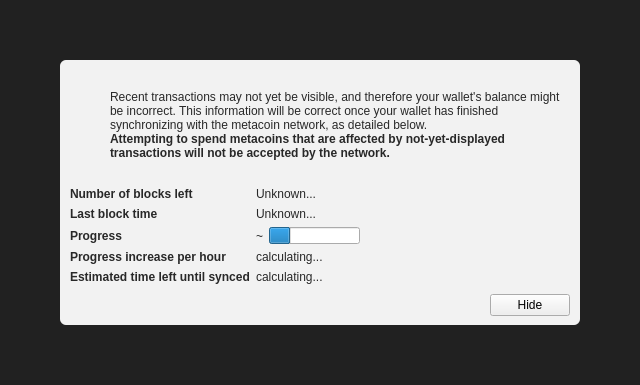
<?xml version="1.0" encoding="UTF-8"?>
<ui version="4.0">
 <class>ModalOverlay</class>
 <widget class="ModalOverlay" name="ModalOverlay">
  <property name="geometry">
   <rect>
    <x>0</x>
    <y>0</y>
    <width>640</width>
    <height>385</height>
   </rect>
  </property>
  <property name="windowTitle">
   <string>Form</string>
  </property>
  <layout class="QVBoxLayout" name="verticalLayout" stretch="0">
   <property name="sizeConstraint">
    <enum>QLayout::SetDefaultConstraint</enum>
   </property>
   <property name="leftMargin">
    <number>0</number>
   </property>
   <property name="topMargin">
    <number>0</number>
   </property>
   <property name="rightMargin">
    <number>0</number>
   </property>
   <property name="bottomMargin">
    <number>0</number>
   </property>
   <item>
    <widget class="QWidget" name="bgWidget" native="true">
     <property name="styleSheet">
      <string notr="true">#bgWidget { background: rgba(0,0,0,220); }</string>
     </property>
     <layout class="QVBoxLayout" name="verticalLayoutMain" stretch="1">
      <property name="leftMargin">
       <number>60</number>
      </property>
      <property name="topMargin">
       <number>60</number>
      </property>
      <property name="rightMargin">
       <number>60</number>
      </property>
      <property name="bottomMargin">
       <number>60</number>
      </property>
      <item>
       <widget class="QWidget" name="contentWidget" native="true">
        <property name="styleSheet">
         <string notr="true">#contentWidget { background: rgba(255,255,255,240); border-radius: 6px; }

QLabel { color: rgb(40,40,40);  }</string>
        </property>
        <layout class="QVBoxLayout" name="verticalLayoutSub" stretch="1,0,0,0">
         <property name="spacing">
          <number>0</number>
         </property>
         <property name="leftMargin">
          <number>10</number>
         </property>
         <property name="topMargin">
          <number>10</number>
         </property>
         <property name="rightMargin">
          <number>10</number>
         </property>
         <property name="bottomMargin">
          <number>10</number>
         </property>
         <item>
          <layout class="QHBoxLayout" name="horizontalLayoutIconText" stretch="0,1">
           <property name="topMargin">
            <number>20</number>
           </property>
           <item>
            <layout class="QVBoxLayout" name="verticalLayoutIcon">
             <property name="leftMargin">
              <number>0</number>
             </property>
             <item>
              <widget class="QPushButton" name="warningIcon">
               <property name="enabled">
                <bool>false</bool>
               </property>
               <property name="text">
                <string/>
               </property>
               <property name="icon">
                <iconset>
                 <normaloff>:/icons/warning</normaloff>
                 <disabledoff>:/icons/warning</disabledoff>:/icons/warning</iconset>
               </property>
               <property name="iconSize">
                <size>
                 <width>48</width>
                 <height>48</height>
                </size>
               </property>
               <property name="flat">
                <bool>true</bool>
               </property>
              </widget>
             </item>
             <item>
              <spacer name="verticalSpacerWarningIcon">
               <property name="orientation">
                <enum>Qt::Vertical</enum>
               </property>
               <property name="sizeHint" stdset="0">
                <size>
                 <width>20</width>
                 <height>40</height>
                </size>
               </property>
              </spacer>
             </item>
            </layout>
           </item>
           <item>
            <layout class="QVBoxLayout" name="verticalLayoutInfoText">
             <property name="leftMargin">
              <number>0</number>
             </property>
             <property name="topMargin">
              <number>0</number>
             </property>
             <item>
              <widget class="QLabel" name="infoText">
               <property name="text">
                <string>Recent transactions may not yet be visible, and therefore your wallet's balance might be incorrect. This information will be correct once your wallet has finished synchronizing with the metacoin network, as detailed below.</string>
               </property>
               <property name="textFormat">
                <enum>Qt::RichText</enum>
               </property>
               <property name="wordWrap">
                <bool>true</bool>
               </property>
              </widget>
             </item>
             <item>
              <widget class="QLabel" name="infoTextStrong">
               <property name="font">
                <font>
                 <weight>75</weight>
                 <bold>true</bold>
                </font>
               </property>
               <property name="text">
                <string>Attempting to spend metacoins that are affected by not-yet-displayed transactions will not be accepted by the network.</string>
               </property>
               <property name="textFormat">
                <enum>Qt::RichText</enum>
               </property>
               <property name="wordWrap">
                <bool>true</bool>
               </property>
              </widget>
             </item>
             <item>
              <spacer name="verticalSpacerInTextSpace">
               <property name="orientation">
                <enum>Qt::Vertical</enum>
               </property>
               <property name="sizeHint" stdset="0">
                <size>
                 <width>20</width>
                 <height>40</height>
                </size>
               </property>
              </spacer>
             </item>
            </layout>
           </item>
          </layout>
         </item>
         <item>
          <spacer name="verticalSpacerAfterText">
           <property name="orientation">
            <enum>Qt::Vertical</enum>
           </property>
           <property name="sizeHint" stdset="0">
            <size>
             <width>20</width>
             <height>40</height>
            </size>
           </property>
          </spacer>
         </item>
         <item>
          <layout class="QFormLayout" name="formLayout">
           <property name="fieldGrowthPolicy">
            <enum>QFormLayout::FieldsStayAtSizeHint</enum>
           </property>
           <property name="horizontalSpacing">
            <number>6</number>
           </property>
           <property name="verticalSpacing">
            <number>6</number>
           </property>
           <property name="topMargin">
            <number>10</number>
           </property>
           <item row="0" column="0">
            <widget class="QLabel" name="labelNumberOfBlocksLeft">
             <property name="font">
              <font>
               <weight>75</weight>
               <bold>true</bold>
              </font>
             </property>
             <property name="text">
              <string>Number of blocks left</string>
             </property>
            </widget>
           </item>
           <item row="0" column="1">
            <widget class="QLabel" name="numberOfBlocksLeft">
             <property name="text">
              <string>Unknown...</string>
             </property>
            </widget>
           </item>
           <item row="1" column="0">
            <widget class="QLabel" name="labelLastBlockTime">
             <property name="font">
              <font>
               <weight>75</weight>
               <bold>true</bold>
              </font>
             </property>
             <property name="text">
              <string>Last block time</string>
             </property>
            </widget>
           </item>
           <item row="1" column="1">
            <widget class="QLabel" name="newestBlockDate">
             <property name="sizePolicy">
              <sizepolicy hsizetype="Maximum" vsizetype="Preferred">
               <horstretch>0</horstretch>
               <verstretch>0</verstretch>
              </sizepolicy>
             </property>
             <property name="text">
              <string>Unknown...</string>
             </property>
            </widget>
           </item>
           <item row="2" column="0">
            <widget class="QLabel" name="labelSyncDone">
             <property name="font">
              <font>
               <weight>75</weight>
               <bold>true</bold>
              </font>
             </property>
             <property name="text">
              <string>Progress</string>
             </property>
            </widget>
           </item>
           <item row="2" column="1">
            <layout class="QHBoxLayout" name="horizontalLayoutSync" stretch="0,1">
             <item>
              <widget class="QLabel" name="percentageProgress">
               <property name="text">
                <string notr="true">~</string>
               </property>
              </widget>
             </item>
             <item>
              <widget class="QProgressBar" name="progressBar">
               <property name="value">
                <number>24</number>
               </property>
               <property name="format">
                <string/>
               </property>
              </widget>
             </item>
            </layout>
           </item>
           <item row="4" column="0">
            <widget class="QLabel" name="labelProgressIncrease">
             <property name="font">
              <font>
               <weight>75</weight>
               <bold>true</bold>
              </font>
             </property>
             <property name="text">
              <string>Progress increase per hour</string>
             </property>
            </widget>
           </item>
           <item row="4" column="1">
            <widget class="QLabel" name="progressIncreasePerH">
             <property name="text">
              <string>calculating...</string>
             </property>
            </widget>
           </item>
           <item row="5" column="0">
            <widget class="QLabel" name="labelEstimatedTimeLeft">
             <property name="font">
              <font>
               <weight>75</weight>
               <bold>true</bold>
              </font>
             </property>
             <property name="text">
              <string>Estimated time left until synced</string>
             </property>
            </widget>
           </item>
           <item row="5" column="1">
            <widget class="QLabel" name="expectedTimeLeft">
             <property name="text">
              <string>calculating...</string>
             </property>
            </widget>
           </item>
          </layout>
         </item>
         <item>
          <layout class="QHBoxLayout" name="horizontalLayoutButtons">
           <property name="leftMargin">
            <number>10</number>
           </property>
           <property name="topMargin">
            <number>10</number>
           </property>
           <item>
            <spacer name="horizontalSpacer">
             <property name="orientation">
              <enum>Qt::Horizontal</enum>
             </property>
             <property name="sizeHint" stdset="0">
              <size>
               <width>40</width>
               <height>20</height>
              </size>
             </property>
            </spacer>
           </item>
           <item>
            <widget class="QPushButton" name="closeButton">
             <property name="text">
              <string>Hide</string>
             </property>
            </widget>
           </item>
          </layout>
         </item>
        </layout>
       </widget>
      </item>
     </layout>
    </widget>
   </item>
  </layout>
 </widget>
 <customwidgets>
  <customwidget>
   <class>ModalOverlay</class>
   <extends>QWidget</extends>
   <header>modaloverlay.h</header>
   <container>1</container>
  </customwidget>
 </customwidgets>
 <resources/>
 <connections/>
</ui>
